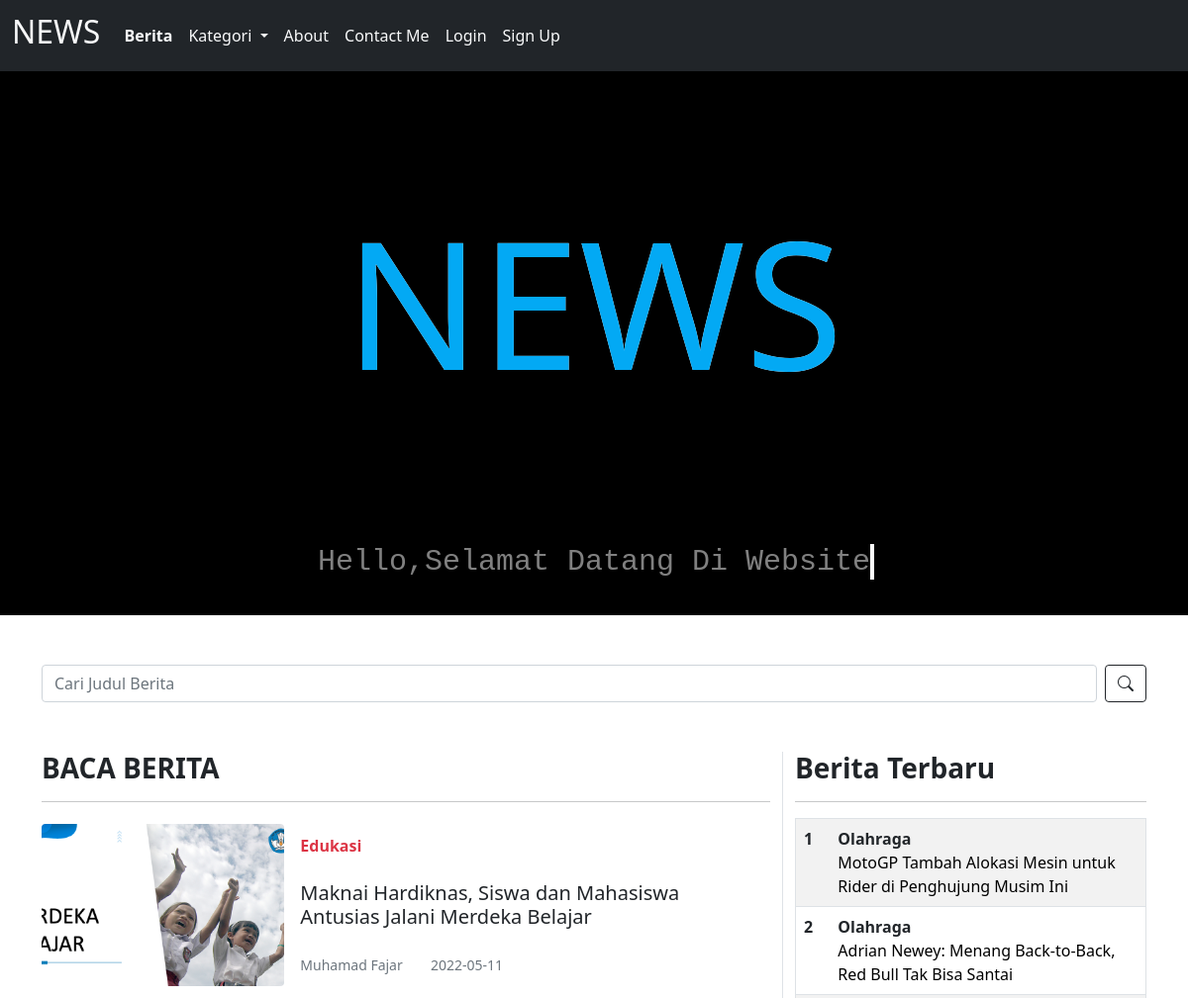
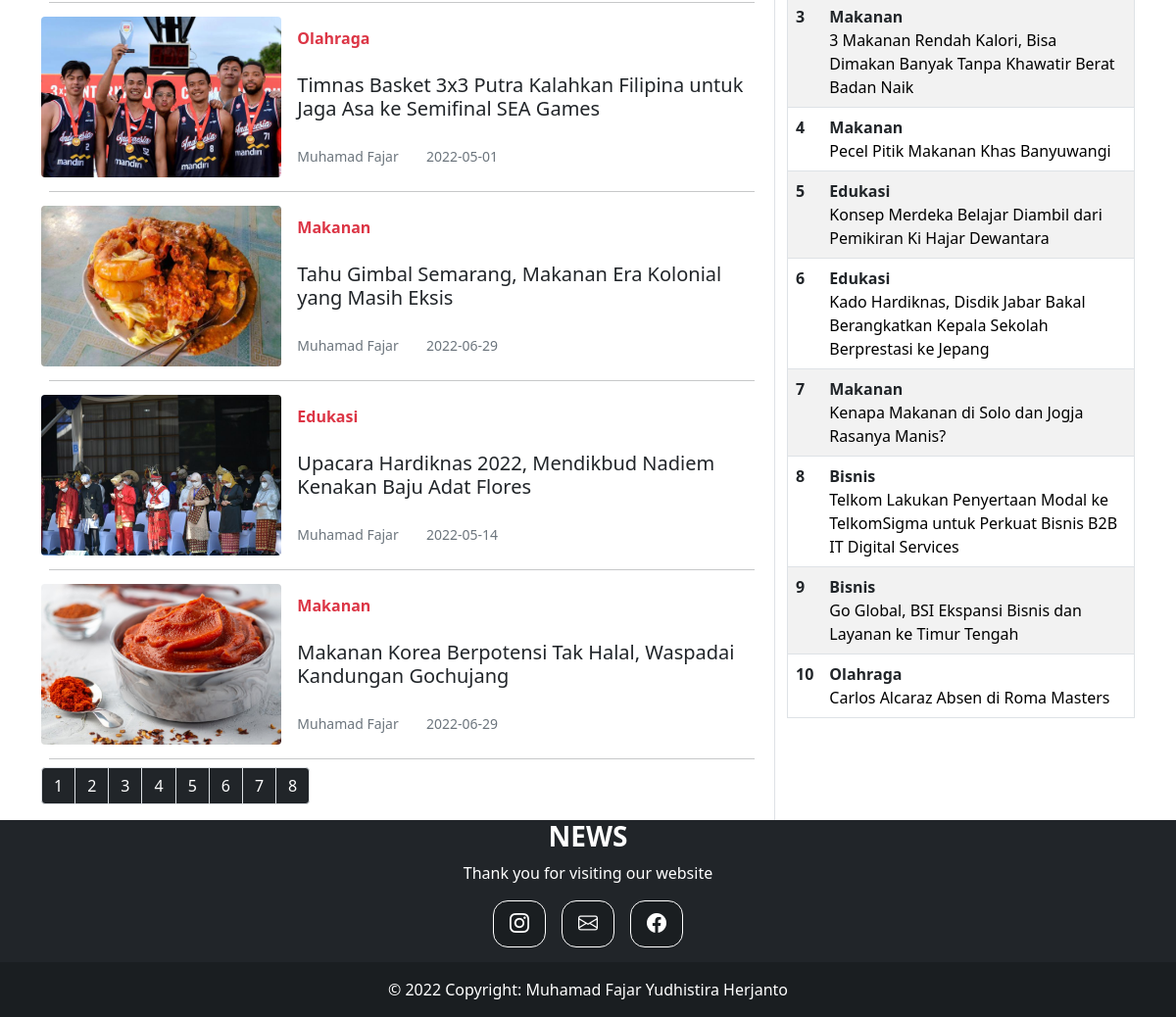
The page / on the database its author committed (2 pictures, top to bottom).
### tables this page shows
CREATE TABLE `berita` (
  `id_berita` int(11) NOT NULL,
  `id_kategori` int(11) NOT NULL,
  `judul_berita` varchar(255) NOT NULL,
  `penulis_berita` varchar(255) NOT NULL,
  `tgl_berita` date NOT NULL,
  `isi_berita` text NOT NULL,
  `gambar_berita` varchar(255) NOT NULL
);

CREATE TABLE `kategori` (
  `id_kategori` int(11) NOT NULL,
  `nama_kategori` varchar(255) NOT NULL
);

### index.php (the view, shortened to what this page needs)
<?php
$limit = 5;
if (isset($_GET["page"])) {
	$page  = $_GET["page"];
	}
	else{
	$page=1;
	};
$start_from = ($page-1) * $limit;
?>
<!DOCTYPE html>
<html lang="en">
<head>
     <link rel="stylesheet" href="css/bootstrap.min.css">
     <link rel="stylesheet" href="https://cdn.jsdelivr.net/npm/bootstrap-icons@1.8.1/font/bootstrap-icons.css">
    <link href="animasi.css" rel="stylesheet">
</head>
<body>
<nav class="navbar navbar-expand-lg navbar-light bg-dark ">
        <div class="container-fluid">
          <a class="navbar-brand text-light" href="#"><h2>NEWS</h2></a>
          <div class="collapse navbar-collapse" id="navbarNav">
            <ul class="navbar-nav justify-content-center">
              <li class="nav-item">
                <a class="nav-link text-light fw-bold" href="index.php">Berita</a>
              </li>
              <li class="nav-item dropdown">
               <a class="nav-link dropdown-toggle nav-link text-light" href="#" id="navbarDropdownMenuLink" role="button" data-bs-toggle="dropdown" aria-expanded="false">
               Kategori
          </a>
              </li>
              <li class="nav-item">
                <a class="nav-link text-light" href="aboutpage.php">About</a>
              </li>
              <li class="nav-item">
                <a class="nav-link text-light" href="contactpage.php">Contact Me</a>
              </li>
              <li class="nav-item">
                <a class="nav-link text-light" href="login.php">Login</a>
              </li>
                <li class="nav-item">
                <a class="nav-link text-light" href="register.php ">Sign Up</a>
              </li>
            </ul>
          </div>
        </div>
      </nav>
<div class="judul">
<div class="title">
   <div class="content">
            <h2>NEWS</h2>
            <h2>NEWS</h2>
    </div>
</div>
<div class="title2">
    <h1 style="color:gray;">Hello,Selamat Datang Di Website</h1>
</div>
</div>
        <section id="content">
        <div class="container" style="margin-top:50px;">
         <form class="d-flex" method="post" style="margin-bottom:50px;">
      <input class="form-control me-2" type="text" name="keyword" placeholder="Cari Judul Berita" aria-label="Search">
      <button class="btn btn-outline-dark" type="submit" name="cari"><i class="bi bi-search"></i></button>
    </form>
             <div id="content-news" class="row">
                <div class="col-12 col-md-8">
                    <h3 class="fw-bold">BACA BERITA</h3>
                    <hr>
                        <?php
                          include "koneksi.php";
$keyword=$_POST['keyword'];
    if ($keyword !=''){
       $result = mysqli_query($koneksi, "SELECT * FROM berita INNER JOIN kategori ON berita.id_kategori=kategori.id_kategori WHERE judul_berita LIKE '%$keyword%' LIMIT $start_from, $limit");
    }
          else{
            $result = mysqli_query($koneksi,"SELECT * FROM berita INNER JOIN kategori ON berita.id_kategori=kategori.id_kategori ORDER BY RAND() LIMIT $start_from, $limit");
          }
            while ($data=mysqli_fetch_array($result))  {
        ?>
                    <div class="card border-0 w-100">
                        <div class="row g-0 align-items-center">
                            <div class="col-md-4 col-4 position-relative">
                                <img src="images/<?=$data['gambar_berita']?>" class="img-fluid rounded my-auto" style="width:100%; height:100%;">
                            </div>
                            <div class="col-md-8 col-8">
                                <div class="card-body p-2 p-md-3">
                                    <span class="text-danger fw-bold list-label"><?=$data['nama_kategori']?></span>
                                    <h5 class="card-title multi-line-truncate list-judul my-lg-4"><?=$data['judul_berita']?></h5>
                                    <small class="text-muted penulis me-4"><?=$data['penulis_berita']?></small>
                                    <small class="text-muted"><?=$data['tgl_berita']?></small>
                                </div>
                            </div>
                        </div>
                        <hr class="m-2">
                    </div>
                      <?php
        }
        ?>
        <?php
$result_db = mysqli_query($koneksi,"SELECT COUNT(*) as jumlah FROM berita");
$row_db = mysqli_fetch_row($result_db);
$total_records = $row_db[0];
$total_pages = ceil($total_records / $limit);
$pagLink = "<ul class='pagination'>";
for ($i=1; $i<=$total_pages; $i++) {
              $pagLink .= "<li class='page-item'><a class='page-link bg-dark text-white' href='index.php?page=".$i."'>".$i."</a></li>";
}
echo $pagLink . "</ul>";
?>
            </div>
         <div class="col-md-4 border-start d-none d-md-block">
                    <h3 class="fw-bold">Berita Terbaru</h3>
                    <hr>
                    <table class="table table-striped border" style="border-radius:15px;">
                      <?php
                      $no=1;
                           include "koneksi.php";
            $query= $koneksi->query("SELECT * FROM berita INNER JOIN kategori ON berita.id_kategori=kategori.id_kategori  ORDER BY tgl_berita DESC LIMIT 10");
            while ($data=mysqli_fetch_array($query))  {
                      ?>
                        <tr>
                            <th scope="row"><?=$no++?></th>
                            <td>
                                <span class="fw-bold text-dark"><?= $data['nama_kategori']?></span>
                                <br>
                                <a href="beritapage.php?id_berita=<?= $data['id_berita'] ?>" class="multi-line-truncate mb-0 mt-2"><?=$data['judul_berita']?></a>
                            </td>
                        </tr>
                     <?php
            }?>
        </table>
      </div>
         </div>
    </div>
  </section>
<?php
include "footer.php"
?>
</body>
</html>

### footer.php
<footer class="text-center text-lg-start bg-dark">
<h3 class="text-white text-center fw-bold">NEWS</h3>
  <p class="text-white text-center">Thank you for visiting our website </p>
  <div class="container d-flex justify-content-center py-6" style="padding-bottom:15px;">
    <button type="button" class="btn btn-primary btn-lg btn-floating mx-2" style="background-color: rgba(0, 0, 0, 0.2); border:1px solid white; border-radius:15px;">
    <i class="bi bi-instagram"></i>
    </button>
    <button type="button" class="btn btn-primary btn-lg btn-floating mx-2" style="background-color: rgba(0, 0, 0, 0.2); border:1px solid white; border-radius:15px;">
    <i class="bi bi-envelope"></i>
    </button>
    <button type="button" class="btn btn-primary btn-lg btn-floating mx-2" style="background-color: rgba(0, 0, 0, 0.2); border:1px solid white; border-radius:15px;">
    <i class="bi bi-facebook"></i>
    </button>
  </div>
  <div class="text-center text-white p-3" style="background-color: rgba(0, 0, 0, 0.2);">
    © 2022 Copyright:
    <a class="text-white" style="text-decoration:none;">Muhamad Fajar Yudhistira Herjanto</a>
  </div>
</footer>

### animasi.css (style rules this page uses)
.judul { background-color: black; }
.title { display: flex; justify-content: center; align-items: center; text-align: center; height: 450px; }
.title2 { display: flex; justify-content: center; align-items: center; text-align: center; height: 100px; }
.title2 h1 { font-size: 30px; }
.content { position: relative; height: 200px; }
.content h2 { position: absolute; color: white; font-size: 180px; transform: translate(-50%); }
.content h2:nth-child(1) { color: white; }
.content h2:nth-child(2) { color: #03a9f4; animation: wave 4s ease-in-out infinite; }
h1 { font-size: clamp(1rem, 3vw + 1rem, 4rem); position: relative; font-family: "Source Code Pro", monospace; position: relative; width: max-content; }
h1::before, h1::after { content: ""; position: absolute; top: 0; right: 0; bottom: 0; left: 0; }
h1::before { background: var(--bg-color); animation: typewriter var(--typewriterSpeed) steps(var(--typewriterCharacters)) 1s forwards; }
h1::after { width: 0.125em; background: #fff; animation: typewriter var(--typewriterSpeed) steps(var(--typewriterCharacters)) 1s forwards, blink 750ms steps(var(--typewriterCharacters)) infinite; }
:root { --bg-color: rgb(0, 0, 0); --typewriterSpeed: 6s; --typewriterCharacters: 24; }

### index.php (style rules this page uses)
.card { border:none; }
.table a { text-decoration:none; color:black }

### rows shown on the page
berita: gambar_berita (picture), id_kategori.nama_kategori "Edukasi", judul_berita "Maknai Hardiknas, Siswa dan Mahasiswa Antusias Jalani Merdeka Belajar", penulis_berita "Muhamad Fajar", tgl_berita "2022-05-11"
berita: gambar_berita (picture), id_kategori.nama_kategori "Olahraga", judul_berita "Timnas Basket 3x3 Putra Kalahkan Filipina untuk Jaga Asa ke Semifinal SEA Games", penulis_berita "Muhamad Fajar", tgl_berita "2022-05-01"
berita: gambar_berita (picture), id_kategori.nama_kategori "Makanan", judul_berita "Tahu Gimbal Semarang, Makanan Era Kolonial yang Masih Eksis", penulis_berita "Muhamad Fajar", tgl_berita "2022-06-29"
berita: gambar_berita (picture), id_kategori.nama_kategori "Edukasi", judul_berita "Upacara Hardiknas 2022, Mendikbud Nadiem Kenakan Baju Adat Flores", penulis_berita "Muhamad Fajar", tgl_berita "2022-05-14"
berita: gambar_berita (picture), id_kategori.nama_kategori "Makanan", judul_berita "Makanan Korea Berpotensi Tak Halal, Waspadai Kandungan Gochujang", penulis_berita "Muhamad Fajar", tgl_berita "2022-06-29"
berita: id_kategori.nama_kategori "Olahraga", judul_berita "MotoGP Tambah Alokasi Mesin untuk Rider di Penghujung Musim Ini"
berita: id_kategori.nama_kategori "Olahraga", judul_berita "Adrian Newey: Menang Back-to-Back, Red Bull Tak Bisa Santai"
berita: id_kategori.nama_kategori "Makanan", judul_berita "3 Makanan Rendah Kalori, Bisa Dimakan Banyak Tanpa Khawatir Berat Badan Naik"
berita: id_kategori.nama_kategori "Makanan", judul_berita "Pecel Pitik Makanan Khas Banyuwangi"
berita: id_kategori.nama_kategori "Edukasi", judul_berita "Konsep Merdeka Belajar Diambil dari Pemikiran Ki Hajar Dewantara"
berita: id_kategori.nama_kategori "Edukasi", judul_berita "Kado Hardiknas, Disdik Jabar Bakal Berangkatkan Kepala Sekolah Berprestasi ke Jepang"
berita: id_kategori.nama_kategori "Makanan", judul_berita "Kenapa Makanan di Solo dan Jogja Rasanya Manis?"
berita: id_kategori.nama_kategori "Bisnis", judul_berita "Telkom Lakukan Penyertaan Modal ke TelkomSigma untuk Perkuat Bisnis B2B IT Digital Services"
berita: id_kategori.nama_kategori "Bisnis", judul_berita "Go Global, BSI Ekspansi Bisnis dan Layanan ke Timur Tengah"
berita: id_kategori.nama_kategori "Olahraga", judul_berita "Carlos Alcaraz Absen di Roma Masters"
